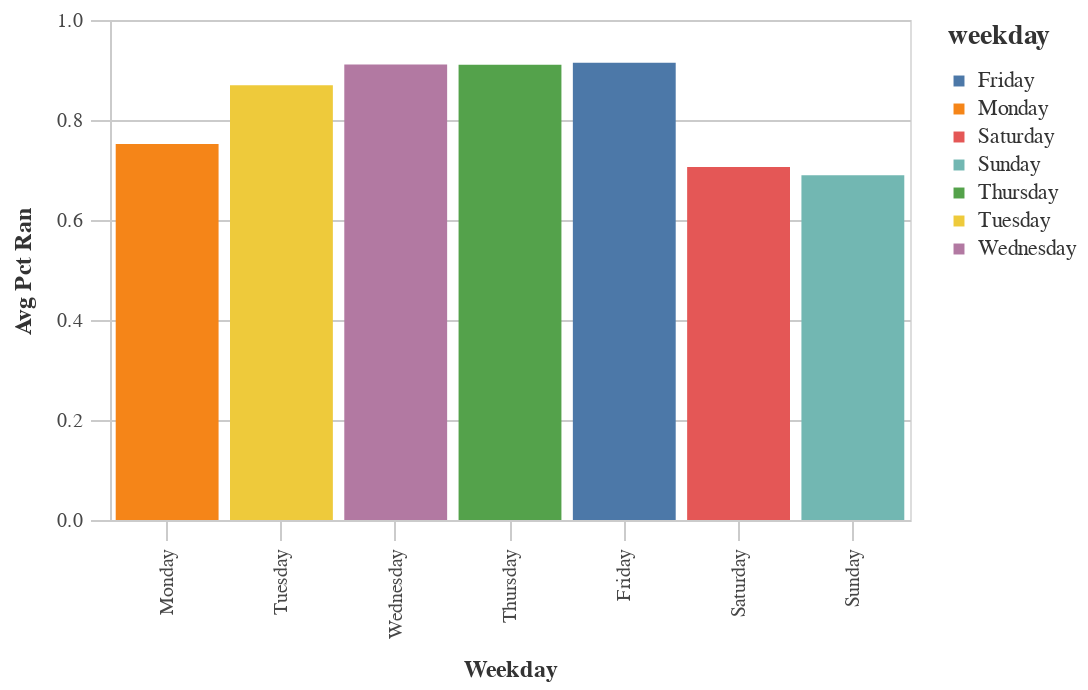

Write notebook code for a chart like this one.
### Code cell
bar = alt.Chart(week).mark_bar().encode(
    x=alt.X('weekday', title=_dla_utils.labeling('weekday'), sort=cats),
    y=alt.Y('avg_pct_ran', title=_dla_utils.labeling('avg_pct_ran')),
    color="weekday")
chart = styleguide.preset_chart_config(bar)
chart

### Figure 1 — Vega-Lite specification as saved in the notebook (floating-point values rounded to 4 significant figures)
{"config": {"view": {"continuousWidth": 400, "continuousHeight": 300}, "axis": {"domainColor": "#cbcbcb", "grid": true, "gridColor": "#cbcbcb", "gridWidth": 1, "labelColor": "#474747", "labelFont": "Nunito Sans", "labelFontSize": 10, "labelPadding": 4, "tickColor": "#cbcbcb", "tickSize": 10, "titleColor": "#333", "titleFont": "Raleway", "titleFontSize": 12, "titlePadding": 10}, "axisBand": {"grid": false}, "background": "white", "font": "Raleway", "header": {"labelFont": "Nunito Sans", "titleFont": "Raleway"}, "legend": {"labelColor": "#333", "labelFont": "Nunito Sans", "labelFontSize": 11, "labelLimit": 0, "padding": 1, "symbolSize": 30, "symbolType": "square", "titleColor": "#333", "titleFont": "Raleway", "titleFontSize": 14, "titlePadding": 10}, "title": {"anchor": "middle", "font": "Raleway", "fontSize": 18, "fontWeight": 300, "offset": 20}}, "data": {"name": "data-d33bce1be0f06a897df451e7b8df1e92"}, "mark": "bar", "encoding": {"color": {"field": "weekday", "type": "nominal"}, "x": {"field": "weekday", "sort": ["Monday", "Tuesday", "Wednesday", "Thursday", "Friday", "Saturday", "Sunday"], "title": "Weekday", "type": "nominal"}, "y": {"field": "avg_pct_ran", "title": "Avg Pct Ran", "type": "quantitative"}}, "height": 250, "width": 400, "$schema": "https://vega.github.io/schema/vega-lite/v4.17.0.json", "datasets": {"data-d33bce1be0f06a897df451e7b8df1e92": [{"weekday": "Monday", "avg_pct_ran": 0.7522}, {"weekday": "Tuesday", "avg_pct_ran": 0.8697}, {"weekday": "Wednesday", "avg_pct_ran": 0.911}, {"weekday": "Thursday", "avg_pct_ran": 0.9107}, {"weekday": "Friday", "avg_pct_ran": 0.9145}, {"weekday": "Saturday", "avg_pct_ran": 0.7058}, {"weekday": "Sunday", "avg_pct_ran": 0.6895}]}}
